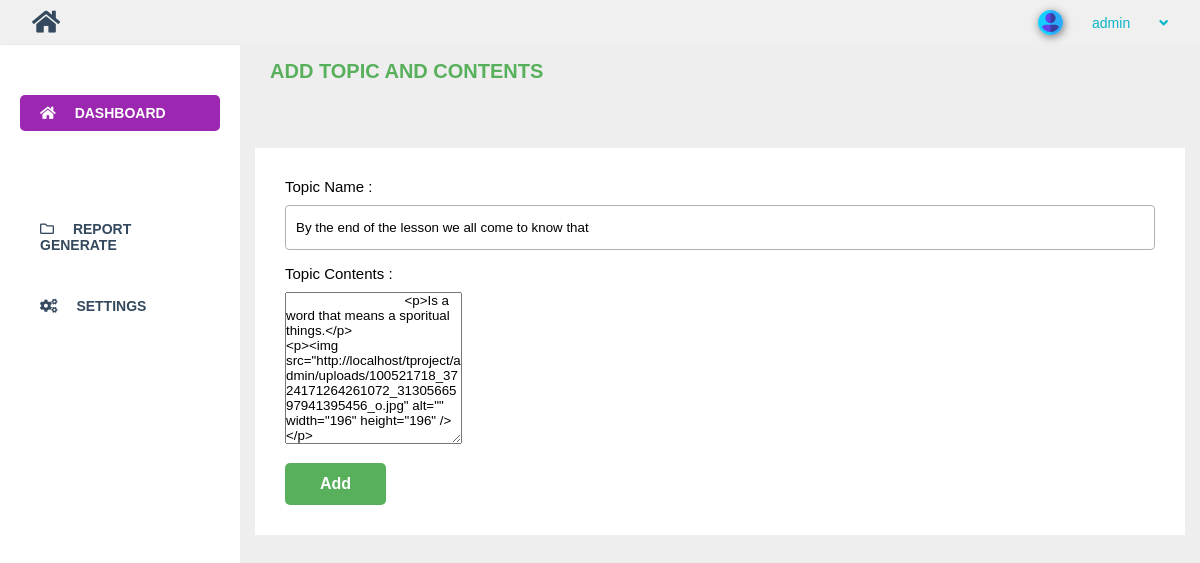
Screenshot of /admin/add-topic.php?id=5 (signed in) with the database file from the repository.
### tables this page shows
CREATE TABLE `topics` (
  `id` int(10) NOT NULL,
  `title` varchar(255) DEFAULT NULL,
  `content` longtext DEFAULT NULL
);

### crud/admin/topicsInsert.php (called while the page is built, shortened)
<?php
$conn = database();
function displayTopics($id) {
    global $conn;
    $sql = "select id, title, content from topics where id = $id";
    $result = $conn->query($sql);
    $data = array();
    while($row = $result->fetch_assoc()) {
        $data[] = $row;
    }
    return $data;
}
?>

### admin/add-topic.php (the view, shortened to what this page needs)
<?php
include('../crud/admin/topicsInsert.php');
?>
<!DOCTYPE html>
<html lang="en">
<head>
    <link rel="stylesheet" href="css/fontawesome.css">
    <link rel="stylesheet" href="style.css">
</head>
<body>
    <div id="main">
        <div id="page-wrapper">
            <div class="dashboard-area">
                <h3 class="section-heading">Add Topic and Contents</h3>
                <?php if(isset($_GET['id'])) {
                    $item = displayTopics($_GET['id']);
                    foreach($item as $item) {
                        $title = $item['title'];
                        $content = $item['content'];
                        }
                    } else {
                        $id = "";
                        $title = "";
                        $content = "";
                        $hidden_id = "";
                    }
                ?>
                <div class="wrapper">
                    <div class="form">
                        <form action="add-topic.php" method="post">
                            <div class="input-items">
                                <label for="topic">Topic Name : </label>
                                <input type="text" name="title" id="topic" placeholder="Add topic title" value="<?php echo $title; ?>">
                            </div>
                            <div class="input-items">
                                <label for="contents">Topic Contents : </label>
                                <textarea name="contents" id="contents" rows="10">
                                <?php echo $content; ?>
                                </textarea>
                            </div>
                            <button class="btn btn-green">Add</button>
                        </form>
                    </div>
                </div>
            </div>
        </div>
    </div>
</body>
</html>

### admin/style.css (style rules this page uses)
* { margin: 0; padding: 0; box-sizing: border-box; font-family: Arial, Helvetica, sans-serif; }
:root { --th-bg-blue: #0bb4c8; --th-bg-green: #58b05c; --th-bg-danger: #eb4844; --th-bg-light:#eeeeee; --th-bg-primary:#9c27b0; --text-blue: #0bb4c8; --text-green: #58b05c; --text-danger: #eb4844; --text-white: white; --text-dark: #34495E; }
body { overflow: hidden; }
.btn { border-radius: 5px; display: inline-block; padding: 12px 35px; border: none; color: var(--text-white); cursor: pointer; text-decoration: none; font-size: 16px; font-weight: 600; }
.btn-green { background-color: var(--th-bg-green); }
.input-items label { display: block; text-align: left; font-size: 15px; font-weight: 300; margin-bottom: 10px; }
.input-items input { width: 100%; height: 45px; padding: 10px; border: 1px solid #AFAFAF; border-radius: 4px; }
.input-items { margin-bottom: 15px; text-align: left; }
#page-wrapper { display: flex; justify-content: space-between; }
.dashboard-area { width: 80%; height: 100vh; padding-bottom: 100px; overflow-y: auto; background-color: var(--th-bg-light); }
h3.section-heading { color: var(--text-green); text-transform: uppercase; padding: 15px 30px; text-align: left; font-size: 20px; margin-bottom: 50px; }
.wrapper { padding: 30px; background: white; margin: 0 15px; }

### rows the page displays
topics: title "By the end of the lesson we all come to know that", contents "<p>Is a word that means a sporitual things.</p> <p><img src=\"http://localhost/tproject/admin/uploads/100521718_3724171264261072_3130566597941395456_o.jpg\" alt=\"\" width=\"196\" height=\"196\" /></p>"

### other values shown
$_SESSION['user_type'] "admin"
